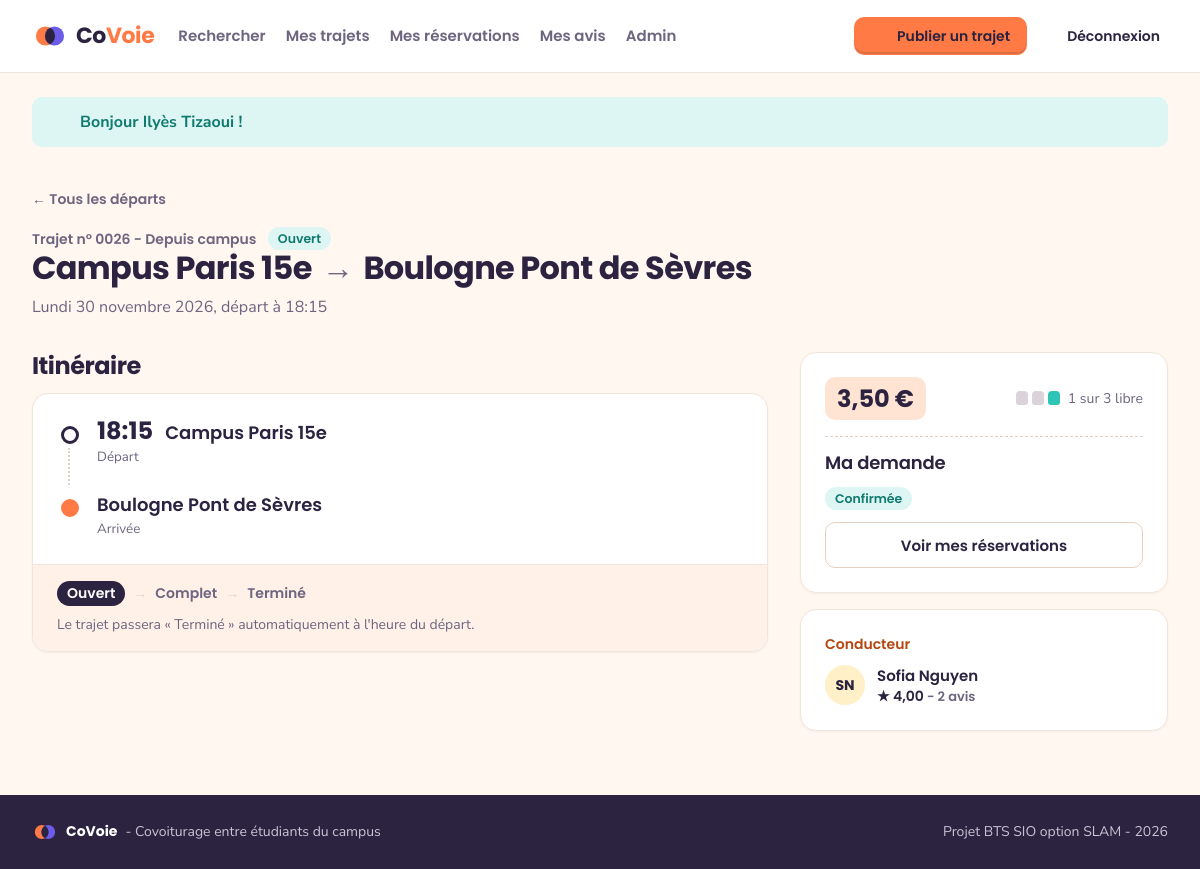
The page /index.php?page=trajet&id=26 (signed in) on the database its author committed.
### tables this page shows
CREATE TABLE trajets (
    id               INT(11)      NOT NULL AUTO_INCREMENT,
    origine          VARCHAR(120) NOT NULL,
    destination      VARCHAR(120) NOT NULL,
    date_heure       DATETIME     NOT NULL,
    places_totales   INT(2)       NOT NULL,
    places_restantes INT(2)       NOT NULL,
    statut           VARCHAR(10)  NOT NULL DEFAULT 'Ouvert',
    prix             DECIMAL(6,2) NOT NULL DEFAULT 0.00,
    id_conducteur    INT(11)      NOT NULL,

    PRIMARY KEY (id),
    KEY recherche (statut, date_heure),

    CONSTRAINT fk_trajet_conducteur
        FOREIGN KEY (id_conducteur) REFERENCES utilisateurs (id)
        ON DELETE CASCADE
);

CREATE TABLE utilisateurs (
    id               INT(11)      NOT NULL AUTO_INCREMENT,
    nom              VARCHAR(100) NOT NULL,
    email            VARCHAR(180) NOT NULL,
    mot_de_passe     VARCHAR(255) NOT NULL,
    role             VARCHAR(10)  NOT NULL DEFAULT 'membre',
    date_inscription DATETIME     NOT NULL,

    PRIMARY KEY (id),
    UNIQUE KEY email_unique (email)
);

### controleurs/TrajetController.php (called while the page is built, shortened)
<?php
class TrajetController
{
    private function chargerTrajet(): Trajet
    {
        $trajet = Trajet::trouver(lireId());
        return $trajet;
    }
    public function detail(): void
    {
        $trajet = $this->chargerTrajet();
        $estConducteur = ($trajet->id_conducteur === idConnecte());
        $demandes = [];
        afficherVue('trajets/detail', [
            'titre' => $trajet->origine . ' → ' . $trajet->destination,
            'trajet' => $trajet,
            'conducteur' => Utilisateur::trouver($trajet->id_conducteur),
            'noteConducteur' => Avis::noteMoyenne($trajet->id_conducteur),
            'nombreAvisConducteur' => Avis::nombreAvis($trajet->id_conducteur),
            'estConducteur' => $estConducteur,
            'demandes' => $demandes,
            'maDemande' => Reservation::statutDemande($trajet->id, idConnecte())
        ]);
    }
}

### index.php (called while the page is built, shortened)
<?php
require_once 'includes/connexion.php';
require_once 'includes/fonctions.php';
require_once 'includes/routes.php';
require_once 'modeles/Trajet.php';
require_once 'controleurs/TrajetController.php';
$page = 'accueil';
if (isset($_GET['page']) && is_string($_GET['page'])) {
    $page = $_GET['page'];
}
$nomMethode = $routes[$page][1];
$controleur = new $nomControleur();
$controleur->$nomMethode();

### includes/connexion.php (called while the page is built)
<?php
function connexionBdd(): PDO
{
    static $pdo = null;
    if ($pdo === null) {
        $dsn = 'mysql:host=' . BDD_HOTE . ';port=' . BDD_PORT . ';dbname=' . BDD_NOM . ';charset=utf8mb4';
        try {
            $pdo = new PDO($dsn, BDD_UTILISATEUR, BDD_MOT_DE_PASSE, [
                PDO::ATTR_ERRMODE => PDO::ERRMODE_EXCEPTION,
                PDO::ATTR_DEFAULT_FETCH_MODE => PDO::FETCH_ASSOC,
                PDO::ATTR_EMULATE_PREPARES => false
            ]);
        } catch (PDOException $erreur) {
            afficherErreur(500, 'Base de données inaccessible : lancez WAMP et importez sql/bdd_covoie.sql.');
        }
    }
    return $pdo;
}
function requete(string $sql, array $parametres = []): PDOStatement
{
    $resultat = connexionBdd()->prepare($sql);
    $resultat->execute($parametres);
    return $resultat;
}

### modeles/Trajet.php (called while the page is built, shortened)
<?php
class Trajet
{
    public int $places_totales;
    public int $places_restantes;
    public static function trouver(int $id): ?Trajet
    {
        $resultat = requete('SELECT * FROM trajets WHERE id = ?', [$id]);
        $trajet = $resultat->fetchObject('Trajet');
        return $trajet;
    }
    public function placesOccupees(): int
    {
        return $this->places_totales - $this->places_restantes;
    }
}

### modeles/Utilisateur.php (called while the page is built, shortened)
<?php
class Utilisateur
{
    public static function trouver(int $id): ?Utilisateur
    {
        $resultat = requete('SELECT * FROM utilisateurs WHERE id = ?', [$id]);
        $utilisateur = $resultat->fetchObject('Utilisateur');
        return $utilisateur;
    }
}

### vues/trajets/detail.php (the view, shortened to what this page needs)
<?php
$etapeComplet = ($trajet->statut === 'Complet' || $trajet->statut === 'Termine');
$etapeTermine = ($trajet->statut === 'Termine');
$placesPrises = $trajet->placesOccupees();
?>
<a class="retour" href="index.php?page=trajets">← Tous les départs</a>
<div class="entete-page">
    <div>
        <p class="surtitre">
            Trajet n° <?= sprintf('%04d', $trajet->id) ?> - <?= sensTrajet($trajet->origine, $trajet->destination) ?>
            <span class="plaque <?= classeStatut($trajet->statut) ?>"><?= libelleStatut($trajet->statut) ?></span>
        </p>
        <h1><?= e($trajet->origine) ?> <span class="fleche" aria-hidden="true">→</span><span class="visuellement-cache"> vers </span> <?= e($trajet->destination) ?></h1>
        <p><?= ucfirst(formaterDateLongue($trajet->date_heure)) ?>, départ à <?= formaterHeure($trajet->date_heure) ?></p>
    </div>
</div>
<div class="gabarit-detail">
    <div>
        <section class="section">
            <h2>Itinéraire</h2>
            <div class="bloc">
                <ol class="frise">
                    <li>
                        <span class="frise-heure"><?= formaterHeure($trajet->date_heure) ?></span>
                        <span class="frise-lieu"><?= e($trajet->origine) ?></span>
                        <small>Départ</small>
                    </li>
                    <li>
                        <span class="frise-lieu"><?= e($trajet->destination) ?></span>
                        <small>Arrivée</small>
                    </li>
                </ol>
                <div class="bloc-pied">
                    <p class="cycle">
                        <span class="<?= $trajet->statut === 'Ouvert' ? 'actuel' : 'fait' ?>">Ouvert</span>
                        <span class="separateur" aria-hidden="true">→</span>
                        <span class="<?= $trajet->statut === 'Complet' ? 'actuel' : ($etapeComplet ? 'fait' : '') ?>">Complet</span>
                        <span class="separateur" aria-hidden="true">→</span>
                        <span class="<?= $etapeTermine ? 'actuel' : '' ?>">Terminé</span>
                    </p>
                    <p class="discret sans-marge">
                        <?php if ($etapeTermine) { ?>
                            Le trajet est terminé : les participants peuvent se noter.
                        <?php } else { ?>
                            Le trajet passera « Terminé » automatiquement à l'heure du départ.
                        <?php } ?>
                    </p>
                </div>
            </div>
        </section>
    </div>
    <aside class="panneau-action">
        <div class="bloc">
            <div class="panneau-prix">
                <span class="prix prix--grand"><?= formaterPrix($trajet->prix) ?></span>
                <span class="sieges" title="<?= $trajet->places_restantes ?> place(s) libre(s) sur <?= $trajet->places_totales ?>">
                    <?php for ($i = 1; $i <= $trajet->places_totales; $i++) { ?>
                        <i class="siege<?= $i <= $placesPrises ? ' pris' : '' ?>"></i>
                    <?php } ?>
                    <span class="sieges-texte"><?= $trajet->places_restantes ?> sur <?= $trajet->places_totales ?> libre<?= $trajet->places_restantes > 1 ? 's' : '' ?></span>
                </span>
            </div>
            <?php
            if (!estConnecte()) { ?>
                <h3>Réserver</h3>
                <p class="discret">Connectez-vous pour demander une place.</p>
                <a class="bouton bouton--principal bouton--large" href="index.php?page=connexion">Se connecter</a>
            <?php } elseif ($maDemande !== null) { ?>
                <h3>Ma demande</h3>
                <p><span class="plaque <?= classeStatut($maDemande) ?>"><?= libelleStatut($maDemande) ?></span></p>
                <?php if ($maDemande === 'Confirmee' && $trajet->statut === 'Termine') { ?>
                    <a class="bouton bouton--principal bouton--large" href="index.php?page=noter&amp;id=<?= $trajet->id ?>">Noter le conducteur</a>
                <?php } else { ?>
                    <a class="bouton bouton--secondaire bouton--large" href="index.php?page=mes-reservations">Voir mes réservations</a>
                <?php } ?>
            <?php } elseif ($trajet->statut !== 'Ouvert' || $trajet->places_restantes < 1 || $trajet->estParti()) { ?>
                <h3>Réservation impossible</h3>
                <p class="discret sans-marge">Ce trajet est complet, déjà parti ou terminé.</p>
            <?php } ?>
        </div>
        <div class="bloc">
            <p class="surtitre">Conducteur</p>
            <div class="personne">
                <?= avatar($conducteur->nom) ?>
                <span>
                    <a class="personne-nom" href="index.php?page=profil&amp;id=<?= $conducteur->id ?>"><?= e($conducteur->nom) ?></a>
                    <?php if ($noteConducteur === null) { ?>
                        <small class="note-vide">Pas encore noté</small>
                    <?php } else { ?>
                        <small><span class="note"><?= formaterNote($noteConducteur) ?></span> - <?= $nombreAvisConducteur ?> avis</small>
                    <?php } ?>
                </span>
            </div>
        </div>
    </aside>
</div>

### includes/fonctions.php (shortened to what this page needs)
<?php
function estConnecte(): bool
{
    return isset($_SESSION['utilisateur']);
}
function idConnecte(): int
{
    if (estConnecte()) {
        return $_SESSION['utilisateur']['id'];
    }
    return 0;
}
function lireId(string $nom = 'id'): int
{
    $id = 0;
    if (isset($_GET[$nom])) {
        $id = (int) $_GET[$nom];
    }
    return $id;
}
function afficherVue(string $vue, array $donnees = []): void
{
    extract($donnees);
    require 'vues/gabarit/header.php';
    require 'vues/' . $vue . '.php';
    require 'vues/gabarit/footer.php';
}
function e($texte): string
{
    return htmlspecialchars((string) $texte, ENT_QUOTES, 'UTF-8');
}
function formaterHeure(string $date): string
{
    return date('H:i', strtotime($date));
}
function formaterPrix(float $prix): string
{
    return number_format($prix, 2, ',', ' ') . ' €';
}
function formaterNote(?float $note): string
{
    return '★ ' . number_format($note, 2, ',', ' ');
}
function initiales(string $nom): string
{
    $initiales = '';
    foreach (explode(' ', $nom) as $mot) {
        if ($mot !== '') {
            $initiales .= mb_strtoupper(mb_substr($mot, 0, 1));
        }
    }
    return mb_substr($initiales, 0, 2);
}
function avatar(string $nom, string $classe = ''): string
{
    $couleur = abs(crc32($nom)) % 5;
    return '<span class="avatar avatar-couleur-' . $couleur . ' ' . $classe . '">' . e(initiales($nom)) . '</span>';
}
function libelleStatut(string $statut): string
{
    $libelles = [
        'Ouvert' => 'Ouvert',
        'Complet' => 'Complet',
        'Termine' => 'Terminé',
        'En attente' => 'En attente',
        'Confirmee' => 'Confirmée',
        'Refusee' => 'Refusée'
    ];
    if (isset($libelles[$statut])) {
        return $libelles[$statut];
    }
    return $statut;
}
function classeStatut(string $statut): string
{
    return 'statut-' . strtolower(str_replace(' ', '-', $statut));
}
function formaterDateLongue(string $date): string
{
    $jours = ['dimanche', 'lundi', 'mardi', 'mercredi', 'jeudi', 'vendredi', 'samedi'];
    $mois = ['janvier', 'février', 'mars', 'avril', 'mai', 'juin', 'juillet', 'août', 'septembre', 'octobre', 'novembre', 'décembre'];
    $horodatage = strtotime($date);
    return $jours[(int) date('w', $horodatage)] . ' ' . date('j', $horodatage) . ' '
        . $mois[(int) date('n', $horodatage) - 1] . ' ' . date('Y', $horodatage);
}
function sensTrajet(string $origine, string $destination): string
{
    if (stripos($origine, 'campus') !== false) {
        return 'Depuis campus';
    }
    return 'Hors campus';
}
function icone(string $nom, int $taille = 20): string
{
    $dessin = '';
    return '<svg width="' . $taille . '" height="' . $taille . '" viewBox="0 0 24 24" fill="none" stroke="currentColor"'
        . ' stroke-width="2" stroke-linecap="round" stroke-linejoin="round" aria-hidden="true">' . $dessin . '</svg>';
}

### rows shown on the page
trajets: id "0026", sensTrajet($trajet->origine, $trajet->destination) "Depuis campus", statut "Ouvert", origine "Campus Paris 15e", destination "Boulogne Pont de Sèvres", date_heure "Lundi 30 novembre 2026", date_heure "18:15", prix "3,50 €", places_restantes "1", places_totales "3"
utilisateurs: nom "SN", nom "Sofia Nguyen"

### other values the page prints
$message['texte'] "Bonjour Ilyès Tizaoui !"
libelleStatut($maDemande) "Confirmée"
formaterNote($noteConducteur) "★ 4,00"
$nombreAvisConducteur "2"
SLOGAN_APPLICATION "Covoiturage entre étudiants du campus"
